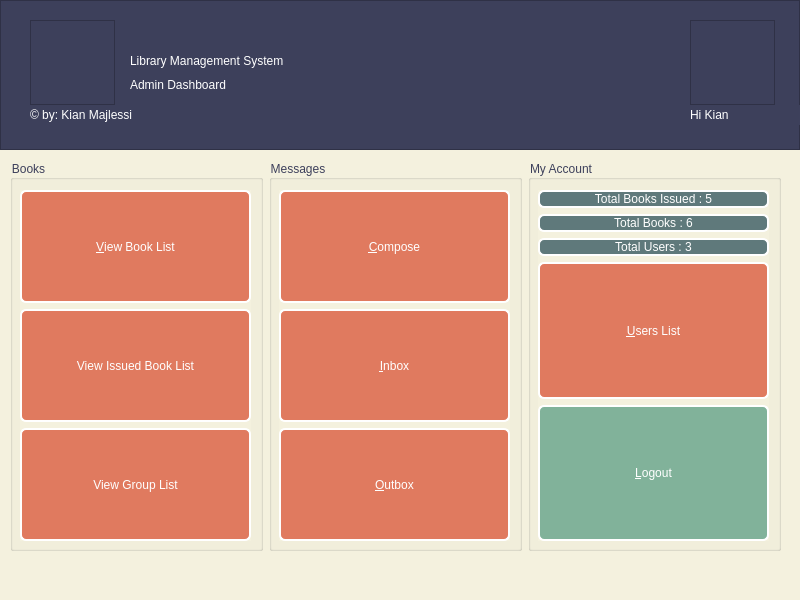
<?xml version="1.0" encoding="UTF-8"?>
<ui version="4.0">
 <class>MainWindow</class>
 <widget class="QMainWindow" name="MainWindow">
  <property name="geometry">
   <rect>
    <x>0</x>
    <y>0</y>
    <width>800</width>
    <height>600</height>
   </rect>
  </property>
  <property name="minimumSize">
   <size>
    <width>800</width>
    <height>600</height>
   </size>
  </property>
  <property name="maximumSize">
   <size>
    <width>800</width>
    <height>600</height>
   </size>
  </property>
  <property name="windowTitle">
   <string>Admin Dashboard</string>
  </property>
  <property name="windowIcon">
   <iconset resource="res.qrc">
    <normaloff>:/icons/icons/library.png</normaloff>:/icons/icons/library.png</iconset>
  </property>
  <property name="styleSheet">
   <string notr="true">QWidget
{
	background-color: rgb(244, 241, 222);
	color: rgb(61, 64, 91);
}
QPushButton
{
	font: 10pt &quot;IRANYekan&quot;;
	background-color: rgb(224, 122, 95);
	color: rgb(255, 255, 255);
    border: 2px solid rgb(255, 255, 255);
    border-radius: 6px;
}
QPushButton:hover
{
	background-color: rgb(242, 204, 143);
}
QPushButton#pushButton_logout
{
	background-color: rgb(129, 178, 154);
}
QPushButton#pushButton_totalb
{
	background-color: rgb(95, 121, 123);
}
QPushButton#pushButton_totalbissued
{
	background-color: rgb(95, 121, 123);
}
QPushButton#pushButton_totaluser
{
	background-color: rgb(95, 121, 123);
}
QPushButton:hover#pushButton_logout
{
	background-color: rgb(242, 204, 143);
}
QStatusBar
{
	color: rgb(143, 93, 93);
}</string>
  </property>
  <widget class="QWidget" name="centralwidget">
   <widget class="QFrame" name="frame_top">
    <property name="geometry">
     <rect>
      <x>0</x>
      <y>0</y>
      <width>800</width>
      <height>150</height>
     </rect>
    </property>
    <property name="styleSheet">
     <string notr="true">background-color: rgb(61, 64, 91);
color: rgb(255, 255, 255);</string>
    </property>
    <property name="frameShape">
     <enum>QFrame::StyledPanel</enum>
    </property>
    <property name="frameShadow">
     <enum>QFrame::Raised</enum>
    </property>
    <widget class="QFrame" name="frame">
     <property name="geometry">
      <rect>
       <x>30</x>
       <y>20</y>
       <width>85</width>
       <height>85</height>
      </rect>
     </property>
     <property name="styleSheet">
      <string notr="true">image: url(:/icons/icons/admin-dash.png);</string>
     </property>
     <property name="frameShape">
      <enum>QFrame::StyledPanel</enum>
     </property>
     <property name="frameShadow">
      <enum>QFrame::Raised</enum>
     </property>
    </widget>
    <widget class="QLabel" name="label_title">
     <property name="geometry">
      <rect>
       <x>130</x>
       <y>45</y>
       <width>451</width>
       <height>31</height>
      </rect>
     </property>
     <property name="styleSheet">
      <string notr="true">font: 75 14pt &quot;IRANYekan&quot;;</string>
     </property>
     <property name="text">
      <string>Library Management System</string>
     </property>
    </widget>
    <widget class="QLabel" name="label">
     <property name="geometry">
      <rect>
       <x>130</x>
       <y>75</y>
       <width>320</width>
       <height>20</height>
      </rect>
     </property>
     <property name="styleSheet">
      <string notr="true">font: 25 10pt &quot;IRANYekan Light&quot;;</string>
     </property>
     <property name="text">
      <string>Admin Dashboard</string>
     </property>
    </widget>
    <widget class="QFrame" name="frame_2">
     <property name="geometry">
      <rect>
       <x>690</x>
       <y>20</y>
       <width>85</width>
       <height>85</height>
      </rect>
     </property>
     <property name="styleSheet">
      <string notr="true">image: url(:/icons/icons/librarian.png);</string>
     </property>
     <property name="frameShape">
      <enum>QFrame::StyledPanel</enum>
     </property>
     <property name="frameShadow">
      <enum>QFrame::Raised</enum>
     </property>
    </widget>
    <widget class="QLabel" name="label_username">
     <property name="geometry">
      <rect>
       <x>690</x>
       <y>105</y>
       <width>191</width>
       <height>20</height>
      </rect>
     </property>
     <property name="styleSheet">
      <string notr="true">font: 25 8pt &quot;IRANYekan Light&quot;;</string>
     </property>
     <property name="text">
      <string>Hi Kian</string>
     </property>
    </widget>
    <widget class="QLabel" name="label_copyright">
     <property name="geometry">
      <rect>
       <x>30</x>
       <y>105</y>
       <width>151</width>
       <height>20</height>
      </rect>
     </property>
     <property name="styleSheet">
      <string notr="true">font: 25 7pt &quot;IRANYekan Light&quot;;</string>
     </property>
     <property name="text">
      <string>© by: Kian Majlessi</string>
     </property>
    </widget>
   </widget>
   <widget class="QWidget" name="horizontalLayoutWidget">
    <property name="geometry">
     <rect>
      <x>10</x>
      <y>160</y>
      <width>771</width>
      <height>391</height>
     </rect>
    </property>
    <layout class="QHBoxLayout" name="horizontalLayout">
     <item>
      <widget class="QGroupBox" name="groupBox">
       <property name="title">
        <string>Books</string>
       </property>
       <widget class="QWidget" name="verticalLayoutWidget_2">
        <property name="geometry">
         <rect>
          <x>10</x>
          <y>30</y>
          <width>231</width>
          <height>351</height>
         </rect>
        </property>
        <layout class="QVBoxLayout" name="verticalLayout_2">
         <item>
          <widget class="QPushButton" name="pushButton_viewblist">
           <property name="sizePolicy">
            <sizepolicy hsizetype="Expanding" vsizetype="Expanding">
             <horstretch>0</horstretch>
             <verstretch>0</verstretch>
            </sizepolicy>
           </property>
           <property name="text">
            <string>&amp;View Book List</string>
           </property>
          </widget>
         </item>
         <item>
          <widget class="QPushButton" name="pushButton_issuedBookl">
           <property name="sizePolicy">
            <sizepolicy hsizetype="Expanding" vsizetype="Expanding">
             <horstretch>0</horstretch>
             <verstretch>0</verstretch>
            </sizepolicy>
           </property>
           <property name="text">
            <string>View Issued Book List</string>
           </property>
          </widget>
         </item>
         <item>
          <widget class="QPushButton" name="pushButton_viewgrouplist">
           <property name="sizePolicy">
            <sizepolicy hsizetype="Expanding" vsizetype="Expanding">
             <horstretch>0</horstretch>
             <verstretch>0</verstretch>
            </sizepolicy>
           </property>
           <property name="text">
            <string>View Group List</string>
           </property>
          </widget>
         </item>
        </layout>
       </widget>
      </widget>
     </item>
     <item>
      <widget class="QGroupBox" name="groupBox_3">
       <property name="title">
        <string>Messages</string>
       </property>
       <widget class="QWidget" name="verticalLayoutWidget_4">
        <property name="geometry">
         <rect>
          <x>10</x>
          <y>30</y>
          <width>231</width>
          <height>351</height>
         </rect>
        </property>
        <layout class="QVBoxLayout" name="verticalLayout_4">
         <item>
          <widget class="QPushButton" name="pushButton_compose">
           <property name="sizePolicy">
            <sizepolicy hsizetype="Expanding" vsizetype="Expanding">
             <horstretch>0</horstretch>
             <verstretch>0</verstretch>
            </sizepolicy>
           </property>
           <property name="text">
            <string>&amp;Compose</string>
           </property>
          </widget>
         </item>
         <item>
          <widget class="QPushButton" name="pushButton_inbox">
           <property name="sizePolicy">
            <sizepolicy hsizetype="Expanding" vsizetype="MinimumExpanding">
             <horstretch>0</horstretch>
             <verstretch>0</verstretch>
            </sizepolicy>
           </property>
           <property name="text">
            <string>&amp;Inbox</string>
           </property>
          </widget>
         </item>
         <item>
          <widget class="QPushButton" name="pushButton_outbox">
           <property name="sizePolicy">
            <sizepolicy hsizetype="Expanding" vsizetype="Expanding">
             <horstretch>0</horstretch>
             <verstretch>0</verstretch>
            </sizepolicy>
           </property>
           <property name="text">
            <string>&amp;Outbox</string>
           </property>
          </widget>
         </item>
        </layout>
       </widget>
      </widget>
     </item>
     <item>
      <widget class="QGroupBox" name="groupBox_4">
       <property name="title">
        <string>My Account</string>
       </property>
       <widget class="QWidget" name="verticalLayoutWidget">
        <property name="geometry">
         <rect>
          <x>10</x>
          <y>30</y>
          <width>231</width>
          <height>351</height>
         </rect>
        </property>
        <layout class="QVBoxLayout" name="verticalLayout">
         <item>
          <widget class="QPushButton" name="pushButton_totalbissued">
           <property name="enabled">
            <bool>false</bool>
           </property>
           <property name="toolTip">
            <string>Total Books Issued by Users</string>
           </property>
           <property name="text">
            <string>Total Books Issued : 5</string>
           </property>
          </widget>
         </item>
         <item>
          <widget class="QPushButton" name="pushButton_totalb">
           <property name="enabled">
            <bool>false</bool>
           </property>
           <property name="text">
            <string>Total Books : 6</string>
           </property>
          </widget>
         </item>
         <item>
          <widget class="QPushButton" name="pushButton_totaluser">
           <property name="enabled">
            <bool>false</bool>
           </property>
           <property name="text">
            <string>Total Users : 3</string>
           </property>
          </widget>
         </item>
         <item>
          <widget class="QPushButton" name="pushButton_editprofile">
           <property name="sizePolicy">
            <sizepolicy hsizetype="Expanding" vsizetype="Expanding">
             <horstretch>0</horstretch>
             <verstretch>0</verstretch>
            </sizepolicy>
           </property>
           <property name="text">
            <string>&amp;Users List</string>
           </property>
          </widget>
         </item>
         <item>
          <widget class="QPushButton" name="pushButton_logout">
           <property name="sizePolicy">
            <sizepolicy hsizetype="Expanding" vsizetype="Expanding">
             <horstretch>0</horstretch>
             <verstretch>0</verstretch>
            </sizepolicy>
           </property>
           <property name="text">
            <string>&amp;Logout</string>
           </property>
          </widget>
         </item>
        </layout>
       </widget>
      </widget>
     </item>
    </layout>
   </widget>
  </widget>
  <widget class="QStatusBar" name="statusbar"/>
 </widget>
 <tabstops>
  <tabstop>pushButton_viewblist</tabstop>
  <tabstop>pushButton_issuedBookl</tabstop>
  <tabstop>pushButton_viewgrouplist</tabstop>
  <tabstop>pushButton_inbox</tabstop>
  <tabstop>pushButton_outbox</tabstop>
  <tabstop>pushButton_editprofile</tabstop>
  <tabstop>pushButton_logout</tabstop>
  <tabstop>pushButton_totalbissued</tabstop>
  <tabstop>pushButton_totalb</tabstop>
  <tabstop>pushButton_totaluser</tabstop>
 </tabstops>
 <resources>
  <include location="res.qrc"/>
 </resources>
 <connections/>
</ui>
